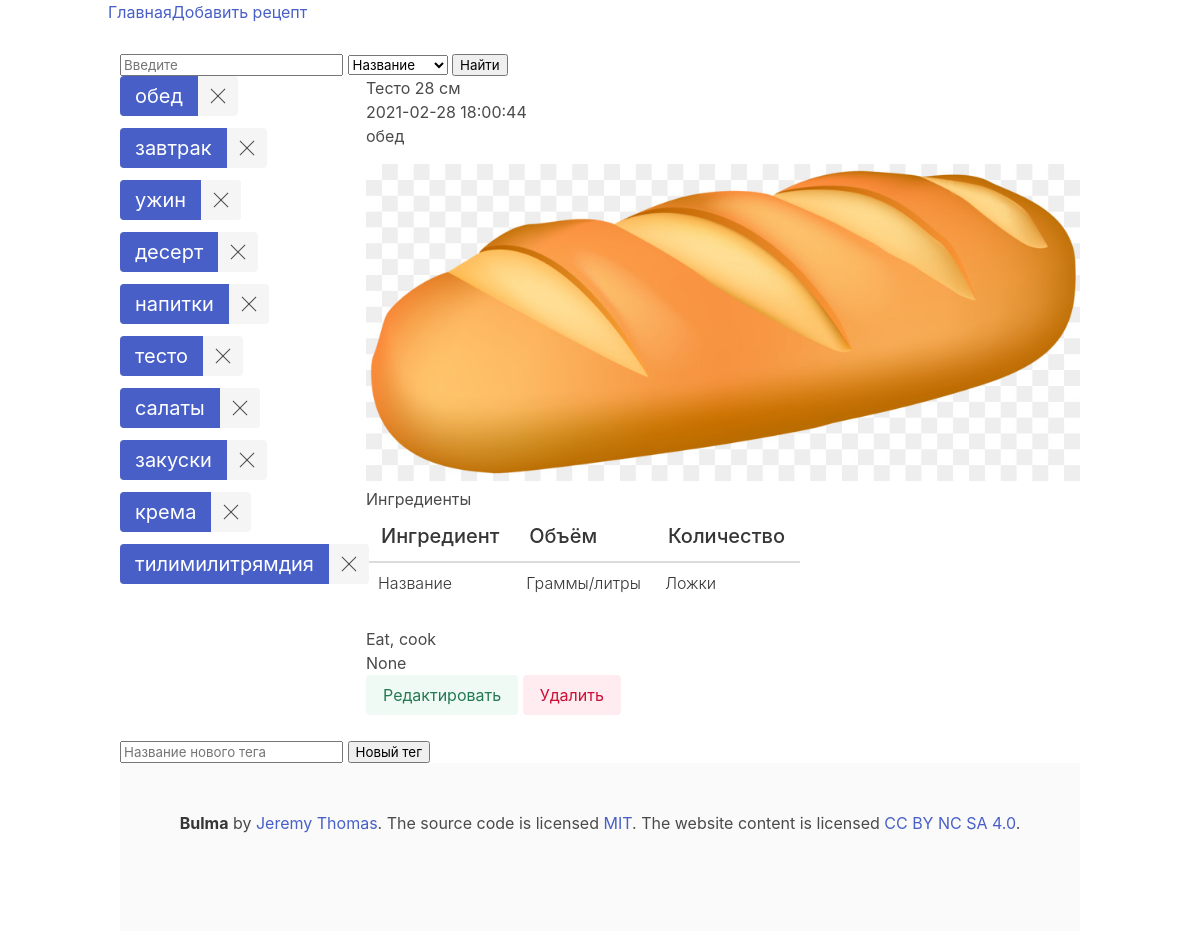
The page /tyesto-28-sm on the database its author committed.
### tables this page shows
CREATE TABLE tags (
    id INTEGER PRIMARY KEY AUTOINCREMENT,
    title varchar(32) not null
);

CREATE TABLE recipes (id INTEGER PRIMARY KEY AUTOINCREMENT, created TIMESTAMP NOT NULL DEFAULT CURRENT_TIMESTAMP, title varchar (32) NOT NULL, url varchar (64) NOT NULL, tags varchar (64) NOT NULL, recipe text NOT NULL, image VARCHAR (255), source VARCHAR (512));

### main.py (the view)
@app.route('/<recipe_url>')
def recipe(recipe_url):
    recipe_content = databaseGet.get_one_post_with_url(str(recipe_url))
    tags = databaseGet.get_all_tags()
    ttr = databaseGet.get_tags_to_recipe(recipe_url)
    ingredients = databaseGet.get_ingredients_to_recipe_by_recipe_id(recipe_content['id'])
    return render_template('recipe.html', tags=tags, tags_to_recipe=ttr, recipe=recipe_content, ingredients=ingredients)

### src/SqlClassConnection.py (called while the page is built)
    def get_one_post_with_url(self, url):
        post = self.cursor.execute('SELECT * FROM recipes WHERE url = ?', (url,)).fetchone()
        return post

    def get_all_tags(self):
        tags = self.cursor.execute("SELECT * FROM tags").fetchall()
        return tags

    def get_tags_to_recipe(self, url):
        tags_list = []
        tags = self.cursor.execute("""SELECT * FROM tags_recipes
                                    INNER JOIN recipes ON recipes.id = tags_recipes.recipe
                                    WHERE recipes.url=?""", (url,)).fetchall()
        for i in tags:
            tag = self.cursor.execute("""SELECT * FROM tags
                                                INNER JOIN tags_recipes ON tags_recipes.tag = tags.id
                                                WHERE tags.id=?""", (i['tag'],)).fetchone()
            tags_list.append(tag['title'])
        return tags_list

    def get_ingredients_to_recipe_by_recipe_id(self, recipe_id):
        ingredients = self.cursor.execute("SELECT * FROM ingredients WHERE recipe_id=?", (recipe_id,)).fetchall()
        return ingredients

### templates/recipe.html (shortened to what this page needs)
{% extends 'base.html' %}
{% block content %}
    <h2>{% block title %} {{ recipe['title'] }} {% endblock %}</h2>
    <span class="badge badge-primary">{{ recipe['created'] }}</span>
    <div class="tags">
        {% for tag in tags_to_recipe %}
            <p>{{ tag }}</p>
        {% endfor %}
    </div>
    <div>
        <img src="{{ recipe['image'] }}" alt="img">
    </div>
    <div id="inputing">
        <h4>Ингредиенты</h4>
    </div>
    <table class="table">
        <thead>
          <tr>
            <th class="is-size-5 has-text-weight-medium">Ингредиент</th>
            <th class="is-size-5 has-text-weight-medium">Объём</th>
            <th class="is-size-5 has-text-weight-medium">Количество</th>
          </tr>
        </thead>
        <tfoot>
            <tr>
              <th class="has-text-weight-light is-size-6">Название</th>
              <th class="has-text-weight-light is-size-6">Граммы/литры</th>
              <th class="has-text-weight-light is-size-6">Ложки</th>
            </tr>
          </tfoot>
    </table>
    <div class="recipe">
        {{ recipe['recipe'] }}
    </div>
    <p>{{ recipe['source'] }}</p>
    <div class="is-right">
        <a href="{{ recipe['url'] }}/edit" class="button is-success is-light"  onclick="return confirm('Вы уверены что хотите удалить этот рецепт?')">Редактировать</a>
        <a href="{{ recipe['url'] }}/delete" class="button is-danger is-light">Удалить</a>
    </div>
{% endblock %}

### templates/base.html (shortened to what this page needs)
<!doctype html>
<html lang="ru">
    <head>
        <link rel="stylesheet" href="../static/css/bulma.css">
    </head>
    <body>
        <div class="container">
            <nav class="navbar">
                <a class="navbar-brand" href="{{ url_for('index')}}">Главная</a>
                <div class="collapse navbar-collapse" id="navbarNav">
                    <ul class="navbar-nav">
                        <li class="nav-item">
                            <a class="nav-link" href="{{url_for('create')}}">Добавить рецепт</a>
                        </li>
                    </ul>
                </div>
            </nav>
            <div class="search">
                <label>
                    <input class="search_input" type="text" name="search_content" placeholder="Введите">
                    <select id="type_input">
                        <option value="title">Название</option>
                    </select>
                    <input type="button" value="Найти" onclick="search_generate_url()">
                </label>
            </div>
            <div class="columns">
                <div class="column is-one-quarterd tags">
                    <div class="field is-grouped is-grouped-multiline">
                        {% for tag in tags %}
                            <div class="control">
                                <div class="tags has-addons are-large">
                                    <a class="tag is-link" href="search?tag={{ tag['id'] }}">{{ tag['title'] }}</a>
                                    <a class="tag is-delete" href="{{ tag['id'] }}/delete-tag" onclick="return confirm('Вы уверены что хотите удалить этот тег?')"></a>
                                </div>
                            </div>
                        {% endfor %}
                    </div>
                </div>
                <div class="column is-three-quarters">
                        {% block content %}
                        {% endblock %}
                </div>
            </div>
            <form action="/create_tag" method="post">
                <label>
                    <input type="text" name="new_tag" placeholder="Название нового тега">
                </label>
                <input type="submit" value="Новый тег">
            </form>
        <footer class="footer">
            <div class="content has-text-centered">
            <p>
                <strong>Bulma</strong> by <a href="https://jgthms.com">Jeremy Thomas</a>. The source code is licensed
                <a href="http://opensource.org/licenses/mit-license.php">MIT</a>. The website content
                is licensed <a href="http://creativecommons.org/licenses/by-nc-sa/4.0/">CC BY NC SA 4.0</a>.
            </p>
            </div>
        </footer>
    </body>
</html>

### rows shown on the page
tags: title "обед"
tags: title "завтрак"
tags: title "ужин"
tags: title "десерт"
tags: title "напитки"
tags: title "тесто"
tags: title "салаты"
tags: title "закуски"
tags: title "крема"
tags: title "тилимилитрямдия"
recipes: title "Тесто 28 см", created "2021-02-28 18:00:44", image (picture), recipe "Eat, cook"

### other values the page prints
{{ recipe['source'] }} "None"
